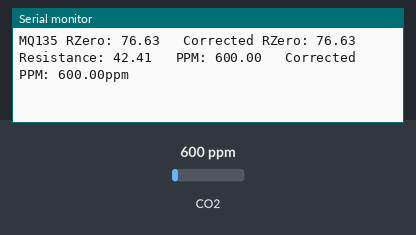
Bench run of a program on a simulated ESP8266 (Wemos D1 mini). On the bench: the last lines printed to the serial monitor. The test bench sets the inputs (shaded band); at power-on: CO2 600 ppm.

Above: at 1.2 s.
1.3 s: CO2 set to 452 ppm
At 1.59 s:
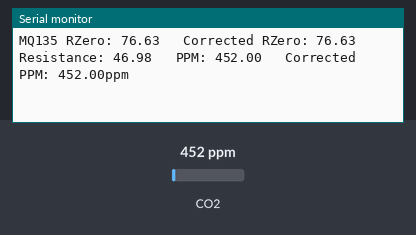
2.8 s: CO2 set to 1050 ppm
At 2.96 s:
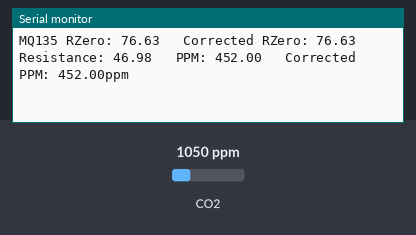
Timing chart, 0 to 5.8 s (numbered marks = the images above; inputs shaded):
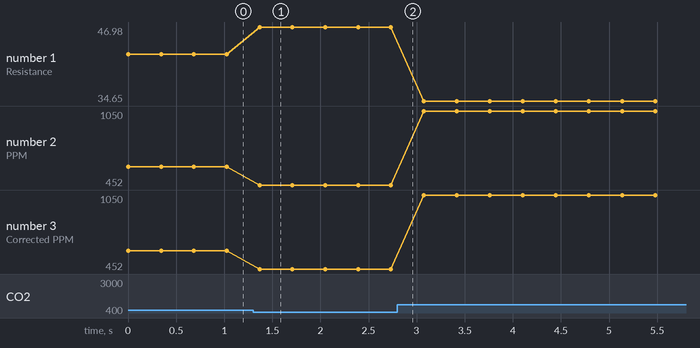

Measured:
- after the input at 1.3 s, the serial monitor: prints a new line after 0.07 s (image 1)
- plotted number 1: 42.41 → 46.98 after the input at 1.3 s, 46.98 → 34.65 after the input at 2.8 s
- plotted number 2: 600 → 452 after the input at 1.3 s, 452 → 1050 after the input at 2.8 s
- plotted number 3: 600 → 452 after the input at 1.3 s, 452 → 1050 after the input at 2.8 s

The program:

main.cpp
```cpp
#include <Arduino.h>
#include <MQ135.h>

//Senzor pro detekci kvality vzduchu MQ-135

#define PIN_MQ135 A0
MQ135 mq135_sensor = MQ135(PIN_MQ135);

float temperature = 21.0;
float humidity = 25.0;

void setup() {
  Serial.begin(9600);
}

void loop() {
  float rzero = mq135_sensor.getRZero();
  float correctedRZero = mq135_sensor.getCorrectedRZero(temperature, humidity);
  float resistance = mq135_sensor.getResistance();
  float ppm = mq135_sensor.getPPM();
  float correctedPPM = mq135_sensor.getCorrectedPPM(temperature, humidity);

  Serial.print("MQ135 RZero: ");
  Serial.print(rzero);
  Serial.print("\t Corrected RZero: ");
  Serial.print(correctedRZero);
  Serial.print("\t Resistance: ");
  Serial.print(resistance);
  Serial.print("\t PPM: ");
  Serial.print(ppm);
  Serial.print("\t Corrected PPM: ");
  Serial.print(correctedPPM);
  Serial.println("ppm");

  delay(300);
}
```
